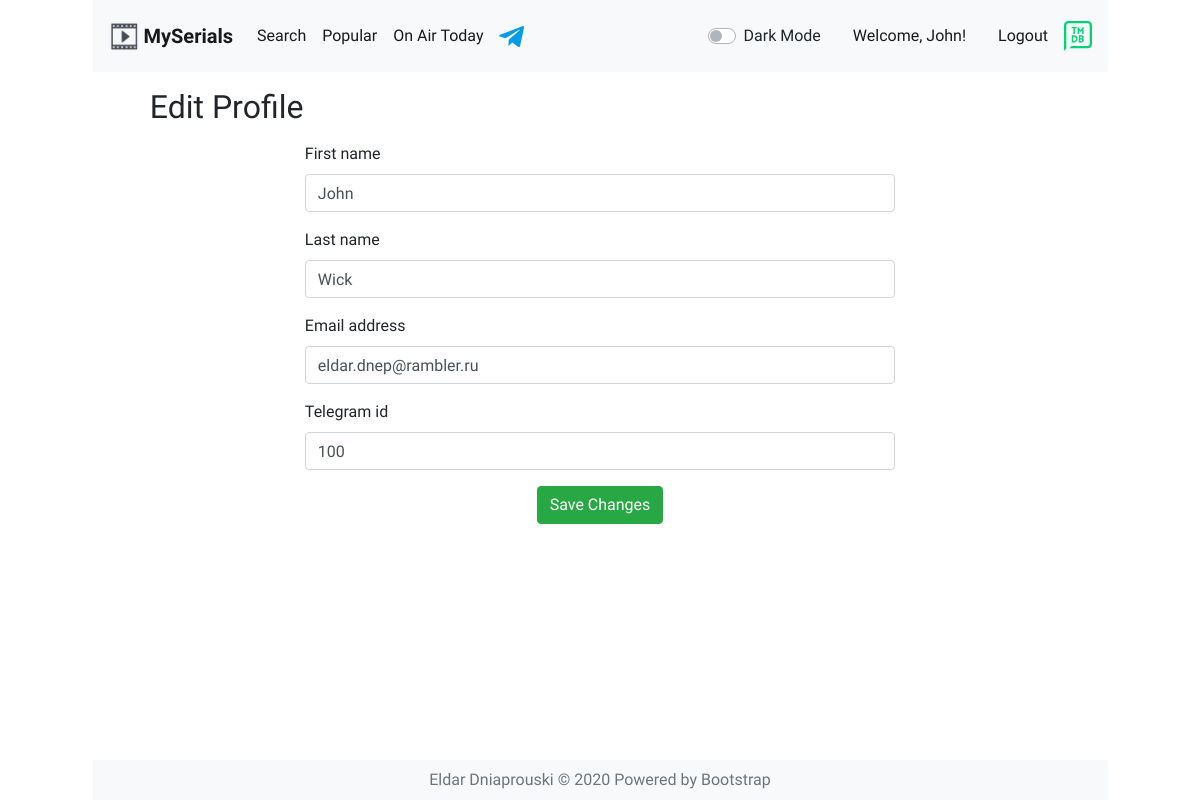
/edit/ (signed in), run on an earlier commit of the app's database.
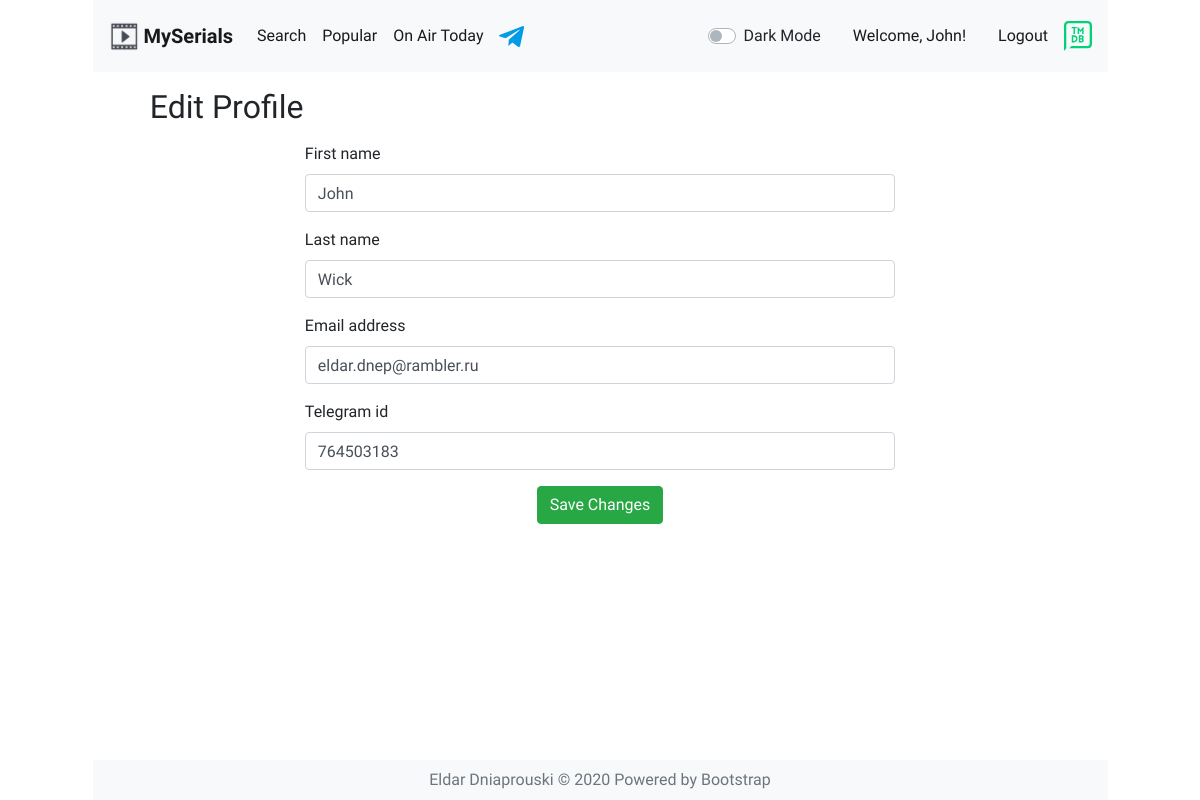
And on a later commit of the database.
### my_serials/models.py (models this page shows, shortened)
class Profile(models.Model):
    user = models.OneToOneField(settings.AUTH_USER_MODEL,
                                on_delete=models.CASCADE)
    telegram_id = models.IntegerField(blank=True, null=True, unique=True)
    objects = models.Manager()

### my_serials/views.py (the view)
# urls.py: path('edit/', views.edit, name='edit'),
@login_required
@transaction.atomic
def edit(request):
    if request.method == 'POST':
        user_form = forms.UserEditForm(instance=request.user,
                                       data=request.POST)
        profile_form = forms.ProfileEditForm(instance=request.user.profile,
                                             data=request.POST)
        if user_form.is_valid() and profile_form.is_valid():
            user_form.save()
            profile_form.save()
            return HttpResponseRedirect('/')
        else:
            messages.error(request, 'Please correct the error below.')
    else:
        user_form = forms.UserEditForm(instance=request.user)
        profile_form = forms.ProfileEditForm(instance=request.user.profile)
    return render(request,
                  'registration/edit.html',
                  {'user_form': user_form,
                   'profile_form': profile_form})

### my_serials/forms.py
class UserEditForm(forms.ModelForm):
    class Meta:
        model = User
        fields = ('first_name', 'last_name', 'email')

class ProfileEditForm(forms.ModelForm):
    class Meta:
        model = models.Profile
        fields = ('telegram_id', )

### my_serials/templates/registration/edit.html (shortened to what this page needs)
{% extends "base.html" %}
{% load crispy_forms_tags %}
{% block content %}
  <div class="mt-3 mb-3">
    <h2>Edit Profile</h2>
  </div>
    <div class="row justify-content-center">
      <div class="col-8">
        <form action="." method="post">
          {{ user_form|crispy }}
          {{ profile_form|crispy }}
          <div class="row justify-content-center">
            <button type="submit" class="btn btn-success" value="Save Changes">Save Changes</button>
          </div>
        </form>
      </div>
    </div>
{% endblock %}

What changed in the data, as far as the page shows it:
changed Profile: telegram_id "100" → "764503183"
